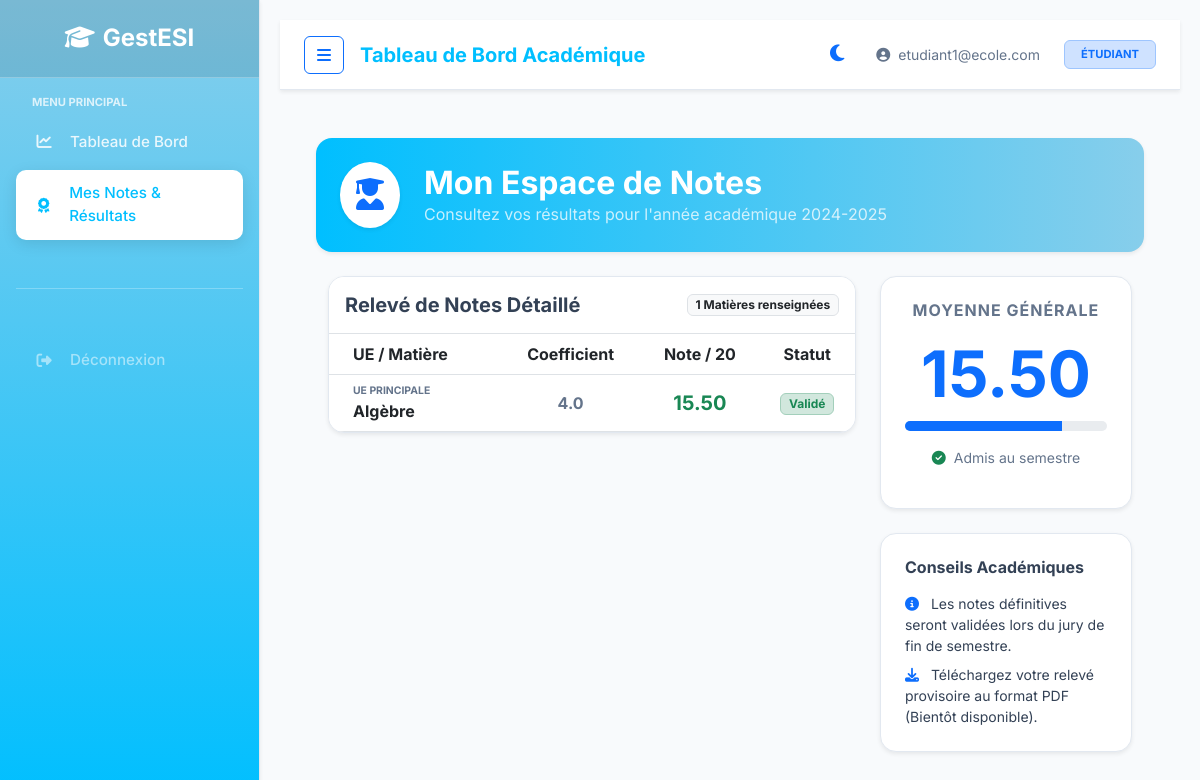
Page /index.php?url=grade/student_view (signed in) on the committed database.
### tables this page shows
CREATE TABLE IF NOT EXISTS note (
    id_note INT AUTO_INCREMENT PRIMARY KEY,
    valeur DECIMAL(4,2) NOT NULL CHECK(valeur >= 0 AND valeur <= 20),
    type_evaluation VARCHAR(50) NOT NULL DEFAULT 'Devoir',
    date_evaluation DATE NOT NULL,
    verrouille TINYINT(1) DEFAULT 0,
    fk_etudiant INT NOT NULL,
    fk_cours INT NOT NULL,
    fk_annee INT NOT NULL,
    FOREIGN KEY (fk_etudiant) REFERENCES etudiant(id_etudiant) ON DELETE CASCADE,
    FOREIGN KEY (fk_cours) REFERENCES cours(id_cours) ON DELETE CASCADE,
    FOREIGN KEY (fk_annee) REFERENCES annee_academique(id_annee) ON DELETE CASCADE
);

CREATE TABLE IF NOT EXISTS cours (
    id_cours INT AUTO_INCREMENT PRIMARY KEY,
    ue_nom VARCHAR(150) NOT NULL DEFAULT 'UE Principale',
    libelle VARCHAR(150) NOT NULL,
    coefficient DECIMAL(3,1) NOT NULL DEFAULT 1.0
);

### app/Controllers/GradeController.php (called while the page is built, shortened)
<?php
class GradeController extends Controller {
    public function student_view() {
        $db = Database::getInstance();
        $user_id = $_SESSION['user_id'];
        $stmtE = $db->prepare("SELECT id_etudiant FROM etudiant WHERE fk_user = ?");
        $stmtE->execute([$user_id]);
        $etudiant = $stmtE->fetch();
        $stmt_year = $db->query("SELECT id_annee FROM annee_academique WHERE est_active = 1");
        $year = $stmt_year->fetch();
        $stmt = $db->prepare("
            SELECT c.libelle, c.ue_nom, c.coefficient, n.valeur, n.date_evaluation
            FROM note n
            JOIN cours c ON n.fk_cours = c.id_cours
            WHERE n.fk_etudiant = ? AND n.fk_annee = ?
            ORDER BY c.ue_nom, c.libelle
        ");
        $stmt->execute([$etudiant->id_etudiant, $year->id_annee]);
        $grades = $stmt->fetchAll();
        $this->view('grade/student_view', ['grades' => $grades]);
    }
}

### app/Core/Router.php (called while the page is built, shortened)
<?php
class Router {
    protected $method = 'index';
    public function __construct() {
        $url = $this->parseUrl();
        if (isset($url[0]) && file_exists('../app/Controllers/' . ucfirst($url[0]) . 'Controller.php')) {
            unset($url[0]);
        }
        $this->controller = new $controllerClass;
        if (isset($url[1])) {
            if (method_exists($this->controller, $url[1])) {
                $this->method = $url[1];
                unset($url[1]);
            }
        }
        $this->params = $url ? array_values($url) : [];
        call_user_func_array([$this->controller, $this->method], $this->params);
    }
    public function parseUrl() {
        if (isset($_GET['url'])) {
            return explode('/', filter_var(rtrim($_GET['url'], '/'), FILTER_SANITIZE_URL));
        }
        return [];
    }
}

### public/index.php (called while the page is built, shortened)
<?php
$app = new Router();

### app/Views/grade/student_view.php (the view)
<?php require_once '../app/Views/layout/header.php'; ?>
<div class="row mb-4">
    <div class="col-12 bg-primary text-white p-4 rounded-4 d-flex align-items-center shadow-sm" style="background: linear-gradient(90deg, #00BFFF, #87CEEB);">
        <div class="me-4 bg-white p-3 rounded-circle shadow-sm">
            <i class="fas fa-user-graduate text-primary fa-2x"></i>
        </div>
        <div>
            <h2 class="m-0 fw-bold">Mon Espace de Notes</h2>
            <p class="mb-0 opacity-75">Consultez vos résultats pour l'année académique 2024-2025</p>
        </div>
    </div>
</div>
<div class="row g-4">
    <div class="col-lg-8">
        <div class="card border-0 shadow-sm rounded-4 overflow-hidden">
            <div class="card-header bg-white py-3 border-bottom d-flex justify-content-between align-items-center">
                <h5 class="fw-bold mb-0">Relevé de Notes Détaillé</h5>
                <span class="badge bg-light text-dark border"><?php echo count($grades); ?> Matières renseignées</span>
            </div>
            <div class="card-body p-0">
                <div class="table-responsive">
                    <table class="table table-hover align-middle mb-0">
                        <thead class="bg-light">
                            <tr>
                                <th class="ps-4">UE / Matière</th>
                                <th class="text-center">Coefficient</th>
                                <th class="text-center">Note / 20</th>
                                <th class="text-center">Statut</th>
                            </tr>
                        </thead>
                        <tbody>
                             <?php
                            $total_points = 0;
                            $total_coeffs = 0;
                            foreach($grades as $g):
                                $total_points += ($g->valeur * $g->coefficient);
                                $total_coeffs += $g->coefficient;
                            ?>
                            <tr>
                                <td class="ps-4 text-dark">
                                    <div class="small text-muted text-uppercase fw-bold" style="font-size: 0.65rem;"><?php echo htmlspecialchars($g->ue_nom); ?></div>
                                    <div class="fw-bold"><?php echo htmlspecialchars($g->libelle); ?></div>
                                </td>
                                <td class="text-center fw-bold text-muted"><?php echo $g->coefficient; ?></td>
                                <td class="text-center">
                                    <span class="fs-5 fw-bold <?php echo $g->valeur >= 10 ? 'text-success' : 'text-danger'; ?>">
                                        <?php echo number_format($g->valeur, 2); ?>
                                    </span>
                                </td>
                                <td class="text-center">
                                    <?php if($g->valeur >= 10): ?>
                                        <span class="badge bg-success-subtle text-success border border-success-subtle px-2">Validé</span>
                                    <?php else: ?>
                                        <span class="badge bg-danger-subtle text-danger border border-danger-subtle px-2">Échec</span>
                                    <?php endif; ?>
                                </td>
                            </tr>
                            <?php endforeach; ?>
                        </tbody>
                    </table>
                </div>
            </div>
        </div>
    </div>
    <div class="col-lg-4">
        <div class="card border-0 shadow-sm rounded-4 overflow-hidden bg-white mb-4">
            <div class="card-body p-4 text-center">
                <h6 class="text-muted text-uppercase fw-bold mb-3" style="letter-spacing: 1px;">Moyenne Générale</h6>
                <?php
                $moyenne = $total_coeffs > 0 ? $total_points / $total_coeffs : 0;
                ?>
                <div class="display-3 fw-bold mb-2 <?php echo $moyenne >= 10 ? 'text-primary' : 'text-danger'; ?>">
                    <?php echo number_format($moyenne, 2); ?>
                </div>
                <div class="progress mb-3" style="height: 10px;">
                    <div class="progress-bar <?php echo $moyenne >= 10 ? 'bg-primary' : 'bg-danger'; ?>" role="progressbar" style="width: <?php echo ($moyenne/20)*100; ?>%"></div>
                </div>
                <p class="text-muted small">
                    <?php if($moyenne >= 10): ?>
                        <i class="fas fa-check-circle text-success me-1"></i> Admis au semestre
                    <?php else: ?>
                        <i class="fas fa-times-circle text-danger me-1"></i> Ajourné
                    <?php endif; ?>
                </p>
            </div>
        </div>
        <div class="card border-0 shadow-sm rounded-4 overflow-hidden bg-light">
            <div class="card-body p-4">
                <h6 class="fw-bold mb-3">Conseils Académiques</h6>
                <ul class="list-unstyled small mb-0">
                    <li class="mb-2"><i class="fas fa-info-circle text-primary me-2"></i> Les notes définitives seront validées lors du jury de fin de semestre.</li>
                    <li><i class="fas fa-download text-primary me-2"></i> Téléchargez votre relevé provisoire au format PDF (Bientôt disponible).</li>
                </ul>
            </div>
        </div>
    </div>
</div>
<?php require_once '../app/Views/layout/footer.php'; ?>

### public/css/style.css (style rules this page uses)
:root { --primary-color: #00BFFF; --secondary-color: #87CEEB; --accent-color: #0097a7; --body-bg: #f8fafc; --card-bg: #ffffff; --navbar-bg: #ffffff; --sidebar-gradient: linear-gradient(180deg, #87CEEB 0%, #00BFFF 100%); --text-main: #334155; --text-muted: #64748b; --text-on-primary: #ffffff; --border-color: #e2e8f0; --input-bg: #ffffff; --table-header-bg: #2c3e50; --table-hover: #f1f5f9; }
body { font-family: 'Inter', 'Segoe UI', sans-serif; background-color: var(--body-bg); color: var(--text-main); transition: background-color 0.3s ease, color 0.3s ease; }
.text-muted { color: var(--text-muted) !important; }
.card { background-color: var(--card-bg) !important; border: 1px solid var(--border-color) !important; color: var(--text-main); }
.table { color: var(--text-main) !important; }
.table thead { background-color: var(--table-header-bg) !important; color: white !important; }

### rows in the picture
note: fk_cours.ue_nom "UE PRINCIPALE", fk_cours.libelle "Algèbre", fk_cours.coefficient "4.0", valeur "15.50", shows "Validé"

### other values in the picture
APP_NAME "GestESI"
$_SESSION['email'] "etudiant1@ecole.com"
$roles[$_SESSION['role']] "ÉTUDIANT"
count($grades) "1"
$moyenne "15.50"
